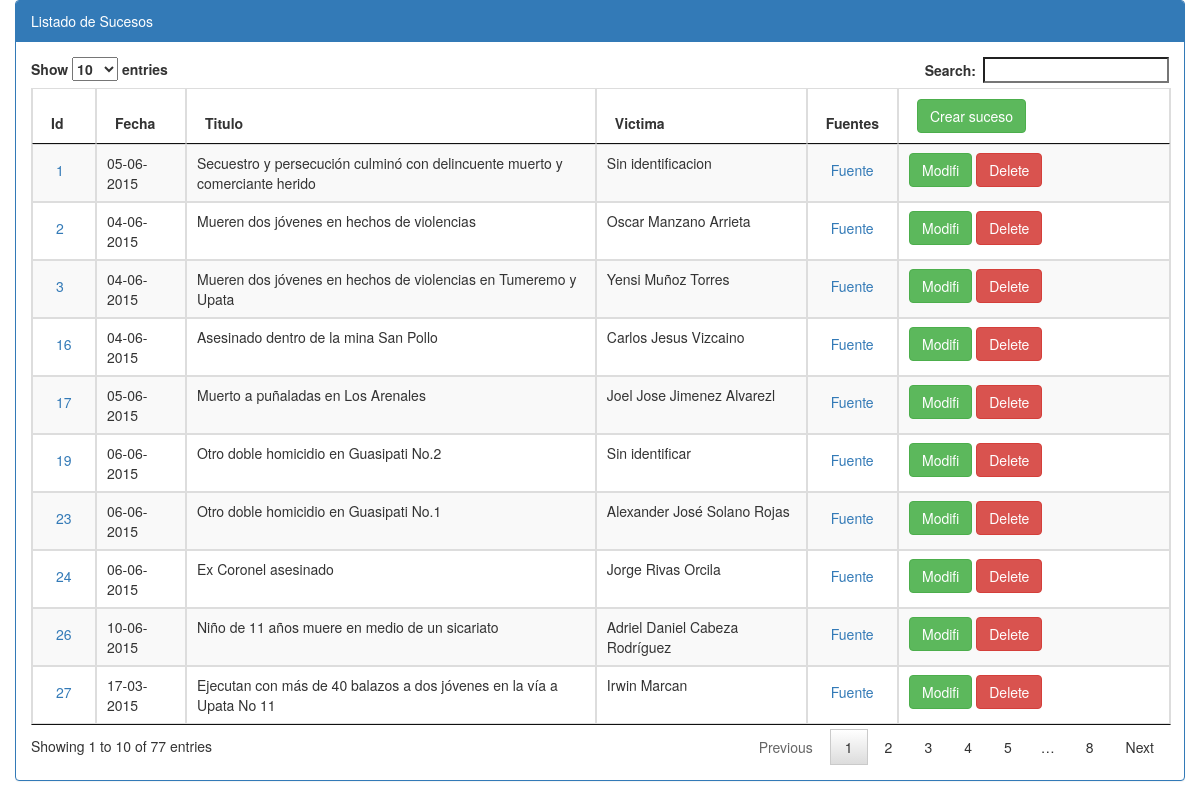
/sucesos/index_da.php, run on the app's committed database.
### tables this page shows
CREATE TABLE IF NOT EXISTS `sucesos` (
`suceso_id` int(11) NOT NULL,
  `fecha_suceso` datetime DEFAULT NULL,
  `delito_id` int(11) DEFAULT NULL,
  `delito_detalle_id` int(11) DEFAULT NULL,
  `titulo` varchar(255) DEFAULT NULL,
  `fuente` varchar(100) DEFAULT NULL,
  `otra_fuente1` varchar(100) DEFAULT NULL,
  `otra_fuente2` varchar(100) DEFAULT NULL,
  `nombre_victima` varchar(80) DEFAULT NULL,
  `sexo` varchar(1) DEFAULT NULL,
  `edad` int(3) DEFAULT NULL,
  `tipo_arma` smallint(6) DEFAULT NULL,
  `estado` smallint(6) DEFAULT NULL,
  `municipio_id` smallint(6) DEFAULT NULL,
  `parroquia_id` smallint(6) DEFAULT NULL,
  `latitud` double DEFAULT NULL,
  `longitud` double DEFAULT NULL,
  `sector` varchar(255) DEFAULT NULL,
  `usuario` varchar(15) NOT NULL,
  `mi_reseña` varchar(1500) NOT NULL,
  `observaciones` varchar(1000) NOT NULL,
  `fecha_creado` datetime DEFAULT NULL
);

### adodb/adodb.inc.php (called while the page is built, shortened)
<?php
if (!defined('_ADODB_LAYER')) {
	GLOBAL
		$ADODB_vers,
		$ADODB_COUNTRECS,
		$ADODB_CACHE_DIR,
		$ADODB_CACHE,
		$ADODB_CACHE_CLASS,
		$ADODB_EXTENSION,
		$ADODB_COMPAT_FETCH,
	 	$ADODB_FETCH_MODE,
		$ADODB_GETONE_EOF,
		$ADODB_QUOTE_FIELDNAMES;
	abstract class ADOConnection {
	var $database = '';
	var $host = '';
	var $user = '';
	var $debug = false;
	var $true = '1';
	var $false = '0';
	var $fetchMode=false;
	var $bulkBind = false;
	var $_queryID = false;
	var $_bindInputArray = false;
	function Connect($argHostname = "", $argUsername = "", $argPassword = "", $argDatabaseName = "", $forceNew = false)
	{
		if ($argHostname != "") $this->host = $argHostname;
		if ($argUsername != "") $this->user = $argUsername;
		if ($argDatabaseName != "") $this->database = $argDatabaseName;
		if ($forceNew) {
			if ($rez=$this->_nconnect($this->host, $this->user, $argPassword, $this->database)) return true;
		} else {
			 if ($rez=$this->_connect($this->host, $this->user, $argPassword, $this->database)) return true;
		}
		return $ret;
	}
	function Prepare($sql)
	{
		return $sql;
	}
	function SetFetchMode($mode)
	{
		$old = $this->fetchMode;
		$this->fetchMode = $mode;
		if ($old === false) {
		global $ADODB_FETCH_MODE;
			return $ADODB_FETCH_MODE;
		}
		return $old;
	}
	function Execute($sql,$inputarr=false)
	{
		if ($inputarr !== false) {
			if (!is_array($inputarr)) $inputarr = array($inputarr);
			$element0 = reset($inputarr);
			$array_2d = $this->bulkBind && is_array($element0) && !is_object(reset($element0));
			unset($element0);
			if (!is_array($sql) && !$this->_bindInputArray) {
				$sqlarr = explode('?',$sql);
				$nparams = sizeof($sqlarr)-1;
				if (!$array_2d) $inputarr = array($inputarr);
				foreach($inputarr as $arr) {
					$sql = ''; $i = 0;
					while(list(, $v) = each($arr)) {
						$sql .= $sqlarr[$i];
						$typ = gettype($v);
						if ($typ == 'string')
							$sql .= $this->qstr($v);
						else if ($typ == 'double')
							$sql .= str_replace(',','.',$v);
						else if ($typ == 'boolean')
							$sql .= $v ? $this->true : $this->false;
						else if ($typ == 'object') {
							if (method_exists($v, '__toString')) $sql .= $this->qstr($v->__toString());
							else $sql .= $this->qstr((string) $v);
						} else if ($v === null)
							$sql .= 'NULL';
						else
							$sql .= $v;
						$i += 1;
						if ($i == $nparams) break;
					}
					if (isset($sqlarr[$i])) {
						$sql .= $sqlarr[$i];
						if ($i+1 != sizeof($sqlarr)) $this->outp_throw( "Input Array does not match ?: ".htmlspecialchars($sql),'Execute');
					} else if ($i != sizeof($sqlarr))
						$this->outp_throw( "Input array does not match ?: ".htmlspecialchars($sql),'Execute');
					$ret = $this->_Execute($sql);
					if (!$ret) return $ret;
				}
			} else {
				if ($array_2d) {
					if (is_string($sql))
						$stmt = $this->Prepare($sql);
					else
						$stmt = $sql;
					foreach($inputarr as $arr) {
						$ret = $this->_Execute($stmt,$arr);
						if (!$ret) return $ret;
					}
				} else {
					$ret = $this->_Execute($sql,$inputarr);
				}
			}
		} else {
			$ret = $this->_Execute($sql,false);
		}
		return $ret;
	}
	function _Execute($sql,$inputarr=false)
	{
		if ($this->debug) {
			global $ADODB_INCLUDED_LIB;
			if (empty($ADODB_INCLUDED_LIB)) include(ADODB_DIR.'/adodb-lib.inc.php');
			$this->_queryID = _adodb_debug_execute($this, $sql,$inputarr);
		} else {
			$this->_queryID = @$this->_query($sql,$inputarr);
		}
		$rs = new $rsclass($this->_queryID,$this->fetchMode);
		$rs->connection = $this;
		$rs->Init();
		if (is_array($sql)) $rs->sql = $sql[0];
		else $rs->sql = $sql;
		return $rs;
	}
}
	class ADORecordSet implements IteratorAggregate {
	var $canSeek = false;
	var $_numOfRows = -1;
	var $_numOfFields = -1;
	var $_currentRow = -1;
	function ADORecordSet($queryID)
	{
		$this->_queryID = $queryID;
	}
	function Init()
	{
		if ($this->_numOfRows != 0 && $this->_numOfFields && $this->_currentRow == -1) {
			$this->_currentRow = 0;
			if ($this->EOF = ($this->_fetch() === false)) {
				$this->_numOfRows = 0;
			}
		} else {
			$this->EOF = true;
		}
	}
	function Move($rowNumber = 0)
	{
		if ($this->canSeek) {
			if ($this->_seek($rowNumber)) {
				$this->_currentRow = $rowNumber;
				if ($this->_fetch()) {
					return true;
				}
			} else {
				$this->EOF = true;
				return false;
			}
		}
		return false;
	}
}
	function ADOLoadCode($dbType)
	{
		$db = strtolower($dbType);
		switch ($db) {
			default:
				$class = $db; break;
		}
		$file = ADODB_DIR."/drivers/adodb-".$db.".inc.php";
		if (class_exists("ADODB_" . $class)) return $class;
		return false;
	}
	function ADONewConnection($db='')
	{
	GLOBAL $ADODB_NEWCONNECTION, $ADODB_LASTDB;
		$errorfn = (defined('ADODB_ERROR_HANDLER')) ? ADODB_ERROR_HANDLER : false;
		if(empty($obj)) {
			if (!isset($ADODB_LASTDB)) $ADODB_LASTDB = '';
			if ($db != $ADODB_LASTDB) $db = ADOLoadCode($db);
			$cls = 'ADODB_'.$db;
			$obj = new $cls();
		}
		return $obj;
	}
}

### connections/guayana_s.php (called while the page is built, shortened)
<?php
		require_once(CONN_DIR."/../adodb/adodb.inc.php");
		class Conexion {
					private $dbConn;
					function __construct() {
						    $this->servidor='localhost';
						    $this->nombreBD='guayana_segura';
							$this->user='ag09504';
							$this->password='ag09504';
							$this->dbConn=ADONewConnection('mysql');
							$this->dbConn->Connect($this->servidor,$this->user,$this->password,$this->nombreBD);
					}
					function getDbConn() {
					    return $this->dbConn;
					}
		}
function normaliza($fecha){
	return substr($fecha, 8, 2)."-".substr($fecha, 5, 2)."-".substr($fecha, 0, 4);
}
?>

### adodb/drivers/adodb-mysql.inc.php (called while the page is built, shortened)
<?php
if (! defined("_ADODB_MYSQL_LAYER")) {
class ADODB_mysql extends ADOConnection {
	var $forceNewConnect = false;
	var $clientFlags = 0;
	function _connect($argHostname, $argUsername, $argPassword, $argDatabasename)
	{
		if (ADODB_PHPVER >= 0x4300)
			$this->_connectionID = mysql_connect($argHostname,$argUsername,$argPassword,
												$this->forceNewConnect,$this->clientFlags);
		else if (ADODB_PHPVER >= 0x4200)
			$this->_connectionID = mysql_connect($argHostname,$argUsername,$argPassword,
												$this->forceNewConnect);
		else
			$this->_connectionID = mysql_connect($argHostname,$argUsername,$argPassword);
		if ($argDatabasename) return $this->SelectDB($argDatabasename);
		return true;
	}
	function SelectDB($dbName)
	{
		if ($this->_connectionID) {
			return @mysql_select_db($dbName,$this->_connectionID);
		}
		else return false;
	}
	function _query($sql,$inputarr=false)
	{
	return mysql_query($sql,$this->_connectionID);
	}
}
class ADORecordSet_mysql extends ADORecordSet{
	function ADORecordSet_mysql($queryID,$mode=false)
	{
		switch ($mode)
		{
		case ADODB_FETCH_ASSOC:$this->fetchMode = MYSQL_ASSOC; break;
		}
	}
	function _initrs()
	{
		$this->_numOfRows = @mysql_num_rows($this->_queryID);
		$this->_numOfFields = @mysql_num_fields($this->_queryID);
	}
	function Fields($colname)
	{
		if ($this->fetchMode != MYSQL_NUM) return @$this->fields[$colname];
		 return $this->fields[$this->bind[strtoupper($colname)]];
	}
	function MoveNext()
	{
		if (@$this->fields = mysql_fetch_array($this->_queryID,$this->fetchMode)) {
			return true;
		}
		return false;
	}
	function _fetch()
	{
		$this->fields =  @mysql_fetch_array($this->_queryID,$this->fetchMode);
		return is_array($this->fields);
	}
}
}

### sucesos/index_da.php (the view, shortened to what this page needs)
<!DOCTYPE html>
<html lang="en">
<head>
    <link rel="stylesheet" href="../css/bootstrap.min.css">
    <link rel="stylesheet" href="../css/datepicker.css">
	<link rel="stylesheet" href="../css/jquery.dataTables.css">
</head>
<body>
<div class="container">
		<div class="row">
        <div class="panel panel-primary">
	    <div class="panel-heading">Listado de Sucesos</div>
	    <div class="panel-body">
            <table class="table table-striped table-bordered" id="datatables">
			              <thead>
			                <tr>
			                  <th>Id</th>
							  <th>Fecha</th>
			                  <th>Titulo</th>
							  <th>Victima</th>
							  <th>Fuentes</th>
							  <th><a class="btn update btn-success" href="frm_ingre_suceso.php" class="btn btn-primary btn-lg">Crear suceso</a></th>
							</tr>
			              </thead>
		              <tbody>
		              <?php
						include_once '../connections/guayana_s.php';
						$conexion=new Conexion();
						$db=$conexion->getDbConn();
						$db->debug = false;
						$db->SetFetchMode(ADODB_FETCH_ASSOC);
						$query_sucesos = $db->Prepare("SELECT suceso_id, fecha_suceso, delito_id, delito_detalle_id, titulo, nombre_victima, fuente
						FROM sucesos ORDER BY fecha_suceso DESC");
						$rs_sucesos = $db->Execute($query_sucesos);
					 while(!$rs_sucesos->EOF){
						echo '<tr>';
							echo '<td><a class="btn ampliar" href="suceso.php?suceso_id='.$rs_sucesos->Fields('suceso_id').'" class="btn btn-primary btn-lg">'.$rs_sucesos->Fields('suceso_id').'</a></td>';
							echo '<td>'. normaliza($rs_sucesos->Fields('fecha_suceso')) . '</td>';
							echo '<td>'. $rs_sucesos->Fields('titulo') . '</td>';
							echo '<td>'. $rs_sucesos->Fields('nombre_victima') . '</td>';
							echo '<td><a class="btn" href="'.$rs_sucesos->Fields('fuente').'" target="_blank">Fuente</a></td>';
							echo '<td width=250>';
							echo '<a class="btn update btn-success" href="frm_modi_suceso.php?suceso_id='.$rs_sucesos->Fields('suceso_id').'" class="btn btn-primary btn-lg">Modifi</a>';
							echo '<a class="btn btn-danger" id="delete" href="trata_borra_suceso.php?suceso_id='.$rs_sucesos->Fields('suceso_id').'">Delete</a>';
							echo '</td>';
						echo '</tr>';
					$rs_sucesos->MoveNext();
					}
				?>
						</tbody>
	        </table>
    	</div>
    </div>
     </div>
</div>
</body>
</html>

### data on the page
sucesos: suceso_id "26", fecha_suceso "10-06-2015", titulo "Niño de 11 años muere en medio de un sicariato", nombre_victima "Adriel Daniel Cabeza Rodríguez"
sucesos: suceso_id "19", fecha_suceso "06-06-2015", titulo "Otro doble homicidio en Guasipati No.2", nombre_victima "Sin identificar"
sucesos: suceso_id "23", fecha_suceso "06-06-2015", titulo "Otro doble homicidio en Guasipati No.1", nombre_victima "Alexander José Solano Rojas"
sucesos: suceso_id "24", fecha_suceso "06-06-2015", titulo "Ex Coronel asesinado", nombre_victima "Jorge Rivas Orcila"
sucesos: suceso_id "1", fecha_suceso "05-06-2015", titulo "Secuestro y persecución culminó con delincuente muerto y comerciante herido", nombre_victima "Sin identificacion"
sucesos: suceso_id "17", fecha_suceso "05-06-2015", titulo "Muerto a puñaladas en Los Arenales", nombre_victima "Joel Jose Jimenez Alvarezl"
sucesos: suceso_id "2", fecha_suceso "04-06-2015", titulo "Mueren dos jóvenes en hechos de violencias", nombre_victima "Oscar Manzano Arrieta"
sucesos: suceso_id "3", fecha_suceso "04-06-2015", titulo "Mueren dos jóvenes en hechos de violencias en Tumeremo y Upata", nombre_victima "Yensi Muñoz Torres"
sucesos: suceso_id "16", fecha_suceso "04-06-2015", titulo "Asesinado dentro de la mina San Pollo", nombre_victima "Carlos Jesus Vizcaino"
sucesos: suceso_id "27", fecha_suceso "17-03-2015", titulo "Ejecutan con más de 40 balazos a dos jóvenes en la vía a Upata No 11", nombre_victima "Irwin Marcan"
